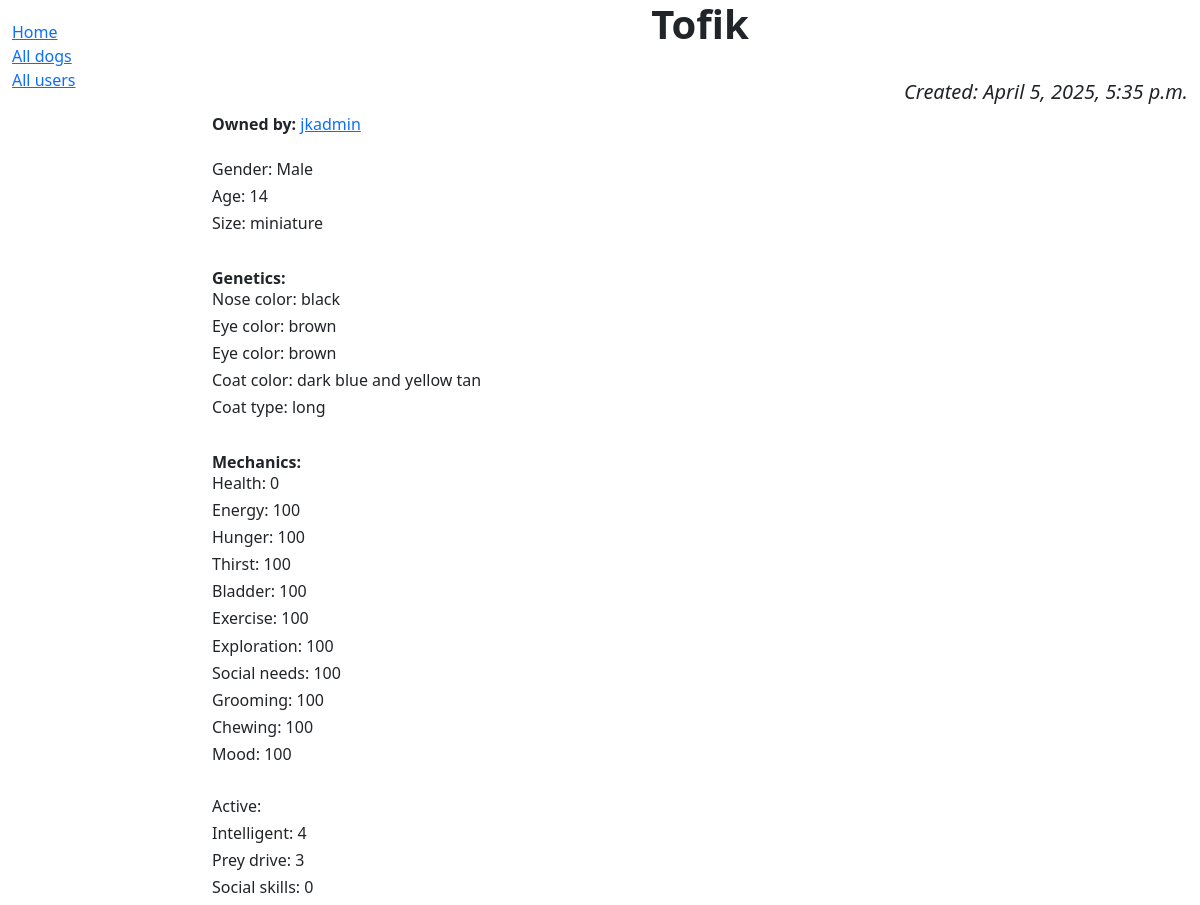
/caninsim_app/dog/2, run on the app's committed database.
### caninsim_app/models.py (models this page shows, shortened)
class Dog(models.Model):
    SIZES = (
        ('XS', 'miniature'),
        ('S', 'small'),
        ('M', 'medium'),
        ('L', 'big'),
        ('XL', 'huge')
    )
    NOSES = (
        ('BK', 'black'),
        ('LG', 'light gray'),
        ('GR', 'gray'),
        ('AB', 'almost black'),
        ('PL', 'purplish'),
        ('BF', 'butterfly'),
        ('DL', 'dudley'),
        ('SN', 'snow'),
        ('PN', 'pink'),
        ('BP', 'bright pink'),
        ('BR', 'brown'),
    )
    EYES = (
        ('BR', 'brown'),
        ('AM', 'amber'),
        ('LA', 'light brown amber'),
        ('YL', 'yellow'),
        ('YG', 'yellow green'),
        ('GR', 'grey'),
        ('CP', 'copper'),
        ('BL', 'blue'),
        ('AW', 'almost white blue'),
        ('WL', 'wall/heterochromia'),
        ('SP', 'split'),
    )
    COATS = (
        ('HS', 'hairless single heterozygous'),
        ('HL', 'hairless LETHAL homozygous'),
        ('LN', 'long'),
        ('WR', 'wire'),
        ('SM', 'smooth'),
        ('CS', 'curly smooth'),
        ('CL', 'curly long'),
        ('WS', 'wire smooth'),
        ('WL', 'wire long'),
        ('WC', 'wire curly'),
    )
    creation_date = models.DateTimeField('creation date', default=dtm.now)
    owner = models.ForeignKey('auth.User', on_delete=models.CASCADE, default=None)
    dog_name = models.CharField(max_length=30, default="Unnamed")
    GENDERS = [
        ('M', 'Male'),
        ('F', 'Female'),
    ]
    gender = models.CharField(max_length=2, choices=GENDERS, default='M')
    age = models.IntegerField(default=0)
    size = models.CharField(max_length=150, choices=SIZES, default='M')
    nose = models.CharField(max_length=150, choices=NOSES, default='BK')
    eye = models.CharField(max_length=150, choices=EYES, default='BR')
    color = models.CharField(max_length=200, null=True)
    coat = models.CharField(max_length=150, choices=COATS, default='SM')
    health_points = models.IntegerField(default=100)
    energy_points = models.IntegerField(default=100)
    hunger = models.IntegerField(default=100)
    thirst = models.IntegerField(default=100)
    bladder = models.IntegerField(default=100)
    exercise = models.IntegerField(default=100)
    exploration = models.IntegerField(default=100)
    social_needs = models.IntegerField(default=100)
    grooming = models.IntegerField(default=100)
    chewing = models.IntegerField(default=100)
    mood = models.IntegerField(default=100)
    active = models.IntegerField(default=5)
    intelligent = models.IntegerField(default=5)
    prey_drive = models.IntegerField(default=5)
    social_skills = models.IntegerField(default=0)

### caninsim_app/views.py (the view)
# urls.py: path('dog/<int:pk>', views.DogDetailView.as_view(), name='dog_detail'),
class DogDetailView(generic.DetailView):
    model = Dog

### caninsim_app/templates/caninsim_app/dog_detail.html
{% extends "base_generic.html" %}
{%block content%}
<h1 align="center"><b>{{ dog.dog_name }}</b></h1>
<br>
<i><h5 align="right">Created: {{ dog.creation_date }}</h5></i>
<strong>Owned by:</strong> <a href="{{ dog.owner.get_absolute_url }}">{{ dog.owner }}</a>
<br>
<br>
<h6>Gender: {{ dog.get_gender_display }}</h6>
<h6>Age: {{ dog.age }}</h6>
<h6>Size: {{ dog.get_size_display }}</h6>
<br>
<strong>Genetics:</strong>
<h6>Nose color: {{ dog.get_nose_display }}</h6>
<h6>Eye color: {{ dog.get_eye_display }}</h6>
<h6>Eye color: {{ dog.get_eye_display }}</h6>
<h6>Coat color: {{ dog.color }}</h6>
<h6>Coat type: {{ dog.get_coat_display }}</h6>
<br>
<strong>Mechanics:</strong>
<h6>Health: {{ dog.health_points }}</h6>
<h6>Energy: {{ dog.energy_points }}</h6>
<h6>Hunger: {{ dog.hunger }}</h6>
<h6>Thirst: {{ dog.thirst }}</h6>
<h6>Bladder: {{ dog.bladder }}</h6>
<h6>Exercise: {{ dog.exercise }}</h6>
<h6>Exploration: {{ dog.exploration }}</h6>
<h6>Social needs: {{ dog.social_needs }}</h6>
<h6>Grooming: {{ dog.grooming }}</h6>
<h6>Chewing: {{ dog.chewing }}</h6>
<h6>Mood: {{ dog.mood }}</h6>
<br>
<h6>Active: {{ dog.activity }}</h6>
<h6>Intelligent: {{ dog.intelligent }}</h6>
<h6>Prey drive: {{ dog.prey_drive }}</h6>
<h6>Social skills: {{ dog.social_skills }}</h6>
{%endblock content%}

### data on the page
Dog: creation_date "April 5, 2025, 5:35 p.m.", owner "jkadmin", gender "Male", age "14", size "miniature", nose "black", eye "brown", color "dark blue and yellow tan", coat "long", health_points "0", energy_points "100", hunger "100", thirst "100", bladder "100", exercise "100", exploration "100", social_needs "100", grooming "100", chewing "100", mood "100", intelligent "4", prey_drive "3", social_skills "0"
